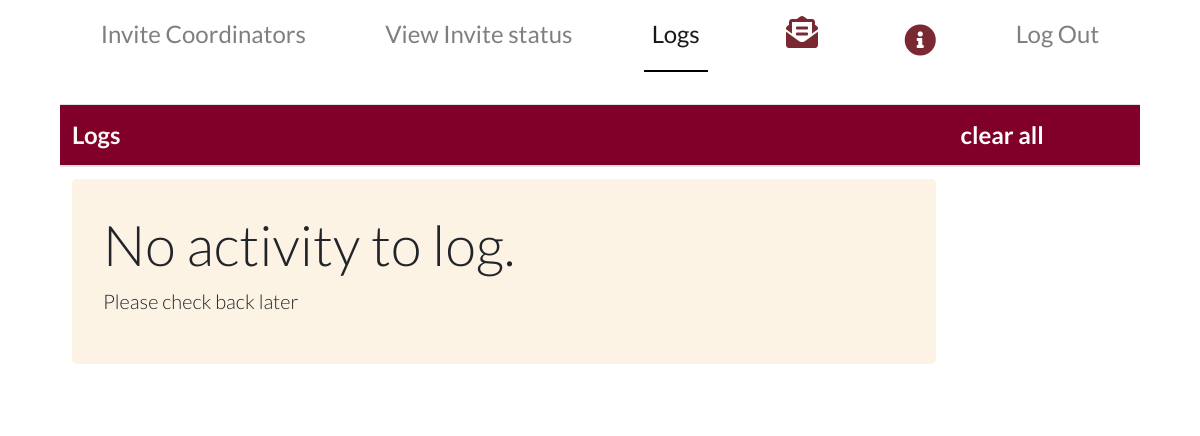
Page /logs (signed in) on the earlier database version.
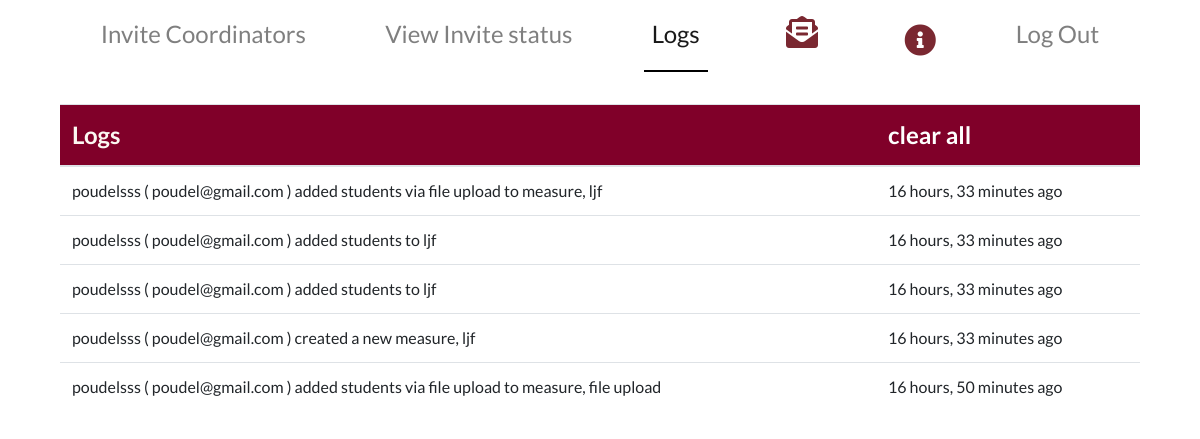
Same page on the later database version.
### main/models.py (models this page shows)
class Log(models.Model):
    message = models.CharField(max_length=400)
    created_at = models.DateTimeField()
    read = models.BooleanField(default=False)
    subject = models.CharField(max_length=300, null=True)
    cor = models.CharField(max_length=200, null=True)

### main/views.py (the view)
# urls.py: path('logs', views.logs, name='logs'),
@user_passes_test(super_admin_test)
def logs(request):
    logs = Log.objects.filter(read=False).order_by('-created_at')
    logs_count = logs.count()
    context = {"logs":logs, 'log':'active', 'logs_count':logs_count, 'cordinator':InvitedCo.objects.all()}
    return render(request, 'main/logs.html', context)

### main/views.py (called while the page is built)
def super_admin_test(user):
    return user.is_superuser

### main/templates/main/logs.html (shortened to what this page needs)
{% extends  'main/superadminbase.html' %}
{% load static %}
{% block body_block %}
<div class = "container">
  <div class = "container-fluid">
    <div class = "row">
  <div class = "col-12"  style="overflow-y:scroll; height: 80vh;">
  <table class="table">
    <thead class = "card-header">
      <tr>
        <th scope="col">Logs</th>
        <th scope="col"><a  style="color:white;" href = "{%url 'main:clear_log'%}">clear all</a></th>
      </tr>
    </thead>
    <tbody>
          {%for log in logs%}
      <tr>
        <td>{{log.message}}</td>
        <td> {{log.created_at|timesince}} ago</td>
      </tr>
      {%empty%}
      <tr>
        <td>
        <div class="jumbotron jumbotron-fluid" style="background-color: rgb(252, 243, 229); width:100%;">
          <div class="container">
            <h1 class="display-4">No activity to log.</h1>
            <p class="lead">Please check back later
              <br/>
            </p>
          </div>
        </div>
        </td>
     </tr>
      {%endfor%}
    </tbody>
  </table>
  </div>
  </div>
</div>
</div>
{%endblock%}

Differences in the rows shown:
added Log: message "poudelsss ( poudel@gmail.com ) added students via file upload to measure, ljf", created_at "16 hours, 33 minutes"
added Log: message "poudelsss ( poudel@gmail.com ) added students to ljf", created_at "16 hours, 33 minutes"
added Log: message "poudelsss ( poudel@gmail.com ) added students to ljf", created_at "16 hours, 33 minutes"
added Log: message "poudelsss ( poudel@gmail.com ) created a new measure, ljf", created_at "16 hours, 33 minutes"
added Log: message "poudelsss ( poudel@gmail.com ) added students via file upload to measure, file upload", created_at "16 hours, 50 minutes"
Other differences:
text no longer shown: "No activity to log. Please check back later"
